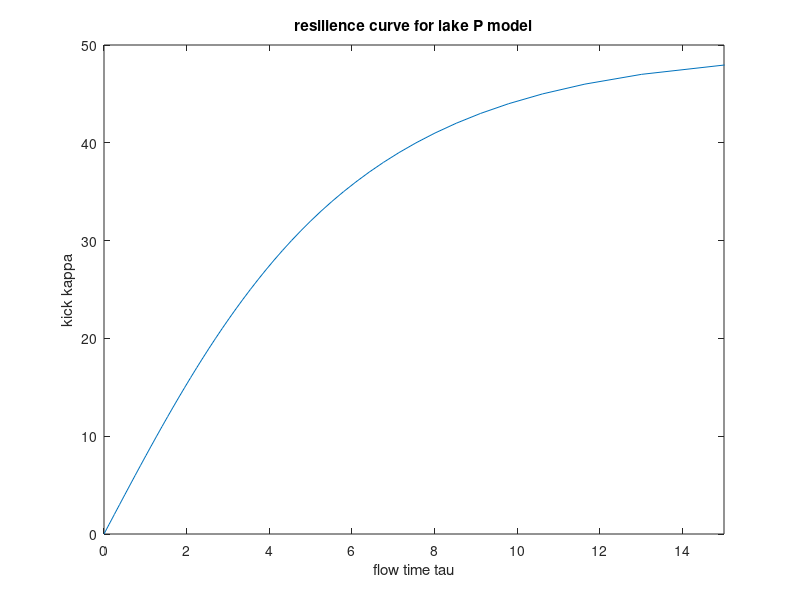

Recreate this plot in MATLAB.
%THIS SCRIPT PLOTS THE FLOW-KICK RESILIENCE BOUNDARY FOR A MODEL LAKE
%For each nutrient pulse (kick) size, the script approximates the minimum time it takes for phosphorus 
%levels to recover by that magnitude. 

%Parameters
L=25; %background input rate of P from the watershed
s=0.5; %linear P loss rate
r=50; %maximum P recycling rate from sediments
q=8; %parametrizes sigmoid recycling curve shape
m=100; % "

%Create the inverse of the vector field function, i.e. dt/dx
fun=@(x) 1./(L-s*x+r*(x.^q)./(m^q+x.^q)); %inverse of the vector field (i.e. dt/dx)

%Create a range of kick values 
krange=0:1:49.5;  

%Create an array to store points on the resilience boundary.
ResilienceCurve=zeros(2,length(krange));

%For each kick, calculate the minimum time needed to fully recover from the
%kick within the basin of attraction.
kcount=0;
for k=krange
    kcount=kcount+1;
    x0range=50.417:0.5:100-k; %identify a range of x values at which to start flowing (min computed over this set)
    TimeToFlow=zeros(1,length(x0range));
    x0count=0;
        for x0=x0range
            x0count=x0count+1;
            TimeToFlow(x0count)=-integral(fun,x0,x0+k);%calculate time to flow from x0+k to x0
        end
    ResilienceCurve(1,kcount)= min(TimeToFlow); %the tau that goes with k
    ResilienceCurve(2,kcount)= k; % the k
end

figure
plot(ResilienceCurve(1,:),ResilienceCurve(2,:))
title('resilience curve for lake P model')
xlabel('flow time tau')
ylabel('kick kappa')
axis([0 15 0 50])


